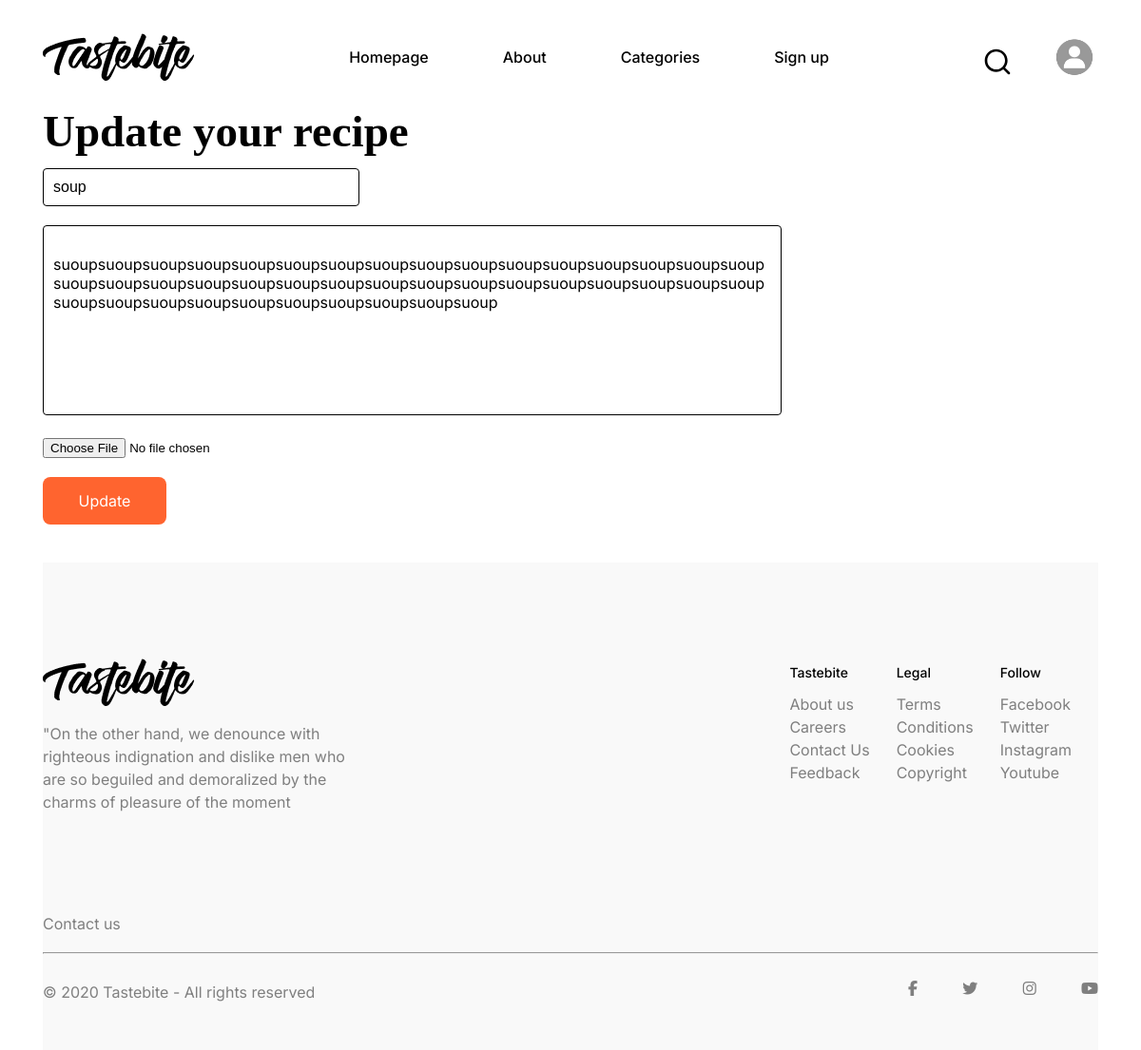
/update/38, run on the app's committed database.
### home/models.py (models this page shows, shortened)
class User_Recipe(models.Model):
    CATEGORIES=[
        ('Seefood','Seefood'),
        ('Soup','Soup'),
        ('Pancakes','Pancakes'),
        ('Meat','Meat'),
        ('Chicken','Chicken'),
        ('Less than 30 min','Less than 30 min'),
        ('Pasta','Pasta'),
        ('Pizza','Pizza'),
        ('Cake','Cake'),
        ('Pastries', 'Pastries'),
        ('Burger', 'Burger'),
        ('Vegan', 'Vegan'),
        ('Desserts', 'Desserts'),
        ('Smoothies', 'Smoothies'),
        ('Breakfast', 'Breakfast'),
        ('Salad', 'Salad'),
        ('Sandwiches', 'Sandwiches'),
        ('Waffles', 'Waffles'),
        ('Ramen', 'Ramen'),
        ('Dips', 'Dips'),
    ]
    recipe_owner= models.ForeignKey(User, on_delete=models.CASCADE)
    recipe_name=models.CharField(max_length=50)
    recipe = models.TextField()
    time = models.DateTimeField(auto_now_add=True)
    image = models.FileField(upload_to="Recipe imgs")
    category=models.CharField(max_length=50,choices=CATEGORIES,default='Seefood')

### home/views.py (the view)
# urls.py: path("update/<int:id>",update_recipe_page,name="update"),
def update_recipe_page(request,id):
    recipe=get_object_or_404(User_Recipe,id=id)
    form=RecipeForm(request.POST or None,request.FILES or None,instance=recipe)
    if form.is_valid():
        recipe=form.save(commit=False)
        recipe.recipe_owner=request.user
        recipe.save()
        messages.success(request,"Your article has been successfully updated...")
        return redirect("my_recipes")
    context={"form":form}
    return render(request,"update.html",context)

### home/forms.py
class RecipeForm(forms.ModelForm):
    class Meta:
        model = User_Recipe
        fields = ["recipe_name", "recipe", "image", "category"]  # category alanını ekledik

### templates/update.html (shortened to what this page needs)
{% extends "base.html" %}
{% load static %}
{% block body %}
<link rel="stylesheet" href="{% static 'add_recipe.css' %}">
    <div class="container">
        <div class="total_divv">
            <h2 id="add_text">Update your recipe</h2>
            <form method="post" enctype="multipart/form-data">
                <div class="recipe_name">
                    <input type="text" name="recipe_name" placeholder="Recipe name..." value="{{ form.recipe_name.value|default_if_none:'' }}">
                </div>
                <div class="recipe_area">
                    <textarea name="recipe" placeholder="Enter you recipe here..."> {{ form.recipe.value|default_if_none:'' }}</textarea>
                </div>
                <div class="image_upload">
                    <input type="file" name="image" accept="image/*">
                </div>
                <button class="add_recipe_buton">Update</button>
            </form>
        </div>
    </div>
{% endblock body %}

### static/base.css (style rules this page uses)
* { margin: 0; padding: 0; box-sizing: border-box; text-decoration: none; list-style: none; }
.container { width: 1110px; max-width: 95%; margin: 0 auto; }

### static/style.css (style rules this page uses)
body { background-color: white; color: black; }

### static/add_recipe.css (style rules this page uses)
* { margin: 0; padding: 0; box-sizing: border-box; text-decoration: none; list-style: none; }
.container { width: 1110px; max-width: 95%; margin: 0 auto; }
.add_recipe_buton { width: 130px; height: 50px; cursor: pointer; background-color: #FF642F; color: white; border: hidden; font-family: Inter; border-radius: 8px; margin-top: 20px; font-size: 16px; }
.recipe_name input { width: 30%; padding: 10px; border: 1px solid black; border-radius: 4px; font-size: 16px; box-sizing: border-box; margin-bottom: 20px; }
#add_text { color: var(--Fill-Black, #000); font-feature-settings: 'liga' off, 'clig' off; font-family: "Playfair Display"; font-size: 47px; font-style: normal; font-weight: 700; line-height: 37px; padding-bottom: 20px; }
.recipe_area textarea { width: 70%; height: 200px; padding: 10px; border: 1px solid black; border-radius: 4px; font-size: 16px; box-sizing: border-box; resize: vertical; resize: none; font-family: "Inter"; margin-bottom: 20px; }
.total_divv { margin-bottom: 40px; }

### data on the page
User_Recipe: recipe_name "soup", recipe "suoupsuoupsuoupsuoupsuoupsuoupsuoupsuoupsuoupsuoupsuoupsuoupsuoupsuoupsuoupsuoupsuoupsuoupsuoupsuoupsuoupsuoupsuoupsuoupsuoupsuoupsuoupsuoupsuoupsuoupsuoupsuoupsuoupsuoupsuoupsuoupsuoupsuoupsuoupsuoupsuoupsuoup"
